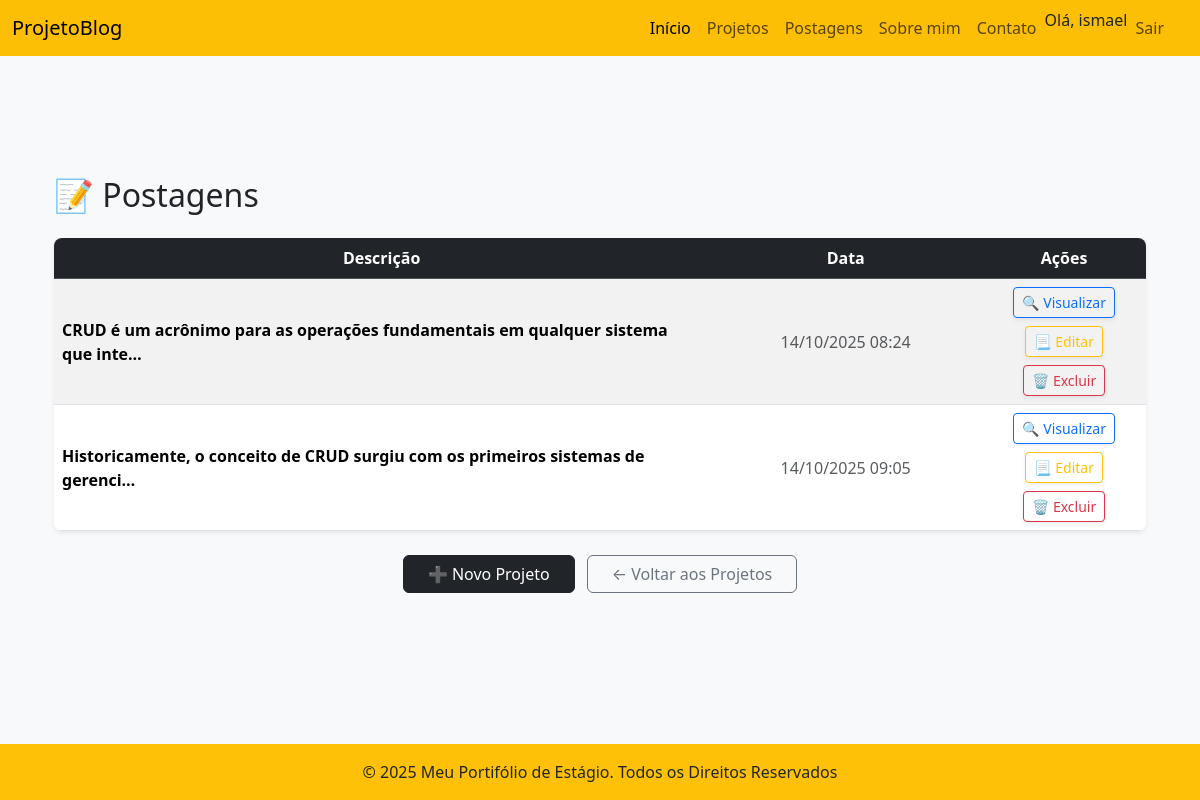
Page /postagens (signed in) on the committed database.
### app/models.py (models this page shows, shortened)
class Postagem(models.Model):
    projeto = models.ForeignKey(Projeto, on_delete=models.CASCADE, related_name='postagens')
    titulo = models.CharField(max_length=100)
    descricao = models.TextField()
    data_cadastro = models.DateTimeField(auto_now_add=True)
    data_atualizacao = models.DateField(auto_now=True)
    class Meta:
        verbose_name_plural = 'Postagens'

### app/views.py (the view)
# urls.py: path('postagens', views.postagens, name='postagens'),
@login_required
def postagens(request):
    postagens = Postagem.objects.order_by('data_cadastro')
    context = {'postagens': postagens}
    return render(request, 'meus_templates/postagens.html', context)

### app/templates/meus_templates/postagens.html
{% extends "meus_templates/base.html" %}
{% block content %}
<div class="container mt-5 pt-5">
  <h2 class="titulo-secao text-center mb-4">
    📝 Postagens
  </h2>
  {% if postagens %}
  <div class="table-responsive shadow-sm rounded-3">
    <table class="table table-striped table-hover align-middle mb-0">
      <thead class="table-dark text-center">
        <tr>
          <th scope="col" style="width: 60%">Descrição</th>
          <th scope="col" style="width: 25%">Data</th>
          <th scope="col" style="width: 15%">Ações</th>
        </tr>
      </thead>
      <tbody>
        {% for postagem in postagens %}
        <tr>
          <td class="fw-semibold">
            {{ postagem.descricao|truncatechars:80 }}
          </td>
          <td class="text-muted text-center">
            {{ postagem.data_cadastro|date:"d/m/Y H:i" }}
          </td>
          <td class="text-center">
            <div class="d-flex justify-content-center align-items-center gap-2 flex-wrap">
              <a href="{% url 'postagem' postagem.id %}"
                 class="btn btn-sm btn-outline-primary shadow-sm d-flex align-items-center gap-1">
                🔍 <span>Visualizar</span>
              </a>
              <a href="{% url 'editar_postagem' postagem.id %}"
                 class="btn btn-sm btn-outline-warning shadow-sm d-flex align-items-center gap-1">
                📃 <span>Editar</span>
              </a>
              <a href="{% url 'excluir_postagem' postagem.id %}"
                 class="btn btn-sm btn-outline-danger shadow-sm d-flex align-items-center gap-1">
                🗑️ <span>Excluir</span>
              </a>
            </div>
          </td>
        </tr>
        {% endfor %}
      </tbody>
    </table>
  </div>
  {% else %}
  <div class="alert alert-warning text-center mt-5 shadow-sm" role="alert">
    ⚠ Nenhuma postagem encontrada.
  </div>
  {% endif %}
  <div class="text-center mt-4">
    <a href="{% url 'novo_projeto' %}" class="btn btn-dark px-4 me-2">
      ➕ Novo Projeto
    </a>
    <a href="{% url 'projetos' %}" class="btn btn-outline-secondary px-4">
      ← Voltar aos Projetos
    </a>
  </div>
</div>
{% endblock content %}

### app/templates/meus_templates/base.html (shortened to what this page needs)
{% load static %}
<!DOCTYPE html>
<html lang="pt-br">
<head>
    <link rel="stylesheet" href="{% static 'blog_postagem/bootstrap.min.css' %}">
    <link rel="stylesheet" href="{% static 'css/style.css' %}">
</head>
<body class="bg-light">
    <nav class="navbar navbar-expand-lg navbar-bg-dark bg-warning fixed-top">
        <div class="container-fluid">
            <a class="navbar-brand" href="{% url 'index' %}">ProjetoBlog</a>
            <div class="offcanvas offcanvas-end bg-warning text-dark" tabindex="-1" id="offcanvasDarkNavbar"
                aria-labelledby="offcanvasDarkNavbarLabel">
                <div class="offcanvas-body">
                    <ul class="navbar-nav justify-content-end flex-grow-1 pe-3">
                        <li class="nav-item"><a class="nav-link active" href="{% url 'index' %}">Início</a></li>
                        <li class="nav-item"><a class="nav-link" href="{% url 'projetos' %}">Projetos</a></li>
                        <li class="nav-item"><a class="nav-link" href="{% url 'postagens' %}">Postagens</a></li>
                        <li class="nav-item"><a class="nav-link" href="{% url 'sobre' %}">Sobre mim</a></li>
                        <li class="nav-item"><a class="nav-link" href="{% url 'contato' %}">Contato</a></li>
                        {% if user.is_authenticated %}
                            Olá, {{ user.username }}
                            <li class="nav-item"><a class="nav-link" href="{% url 'logout' %}">Sair</a></li>
                        {% else %}
                            <li class="nav-item"><a class="nav-link" href="{% url 'registrar' %}">Registrar</a></li>
                            <li class="nav-item"><a class="nav-link" href="{% url 'login' %}">Entrar</a></li>
                        {% endif %}
                    </ul>
                </div>
            </div>
        </div>
    </nav>
    <main class="container">
        {% block content %}
        {% endblock content %}
    </main>
    <footer class="bg-warning text-dark text-center py-3 fixed-bottom">
        <p class="mb-0">&copy; 2025 Meu Portifólio de Estágio. Todos os Direitos Reservados</p>
    </footer>
</body>
</html>

### app/static/css/style.css (style rules this page uses)
body { font-size: 16px; background-color: rgb(230, 216, 216); }
main { padding-top: 80px; padding-bottom: 70px; }
a { text-decoration: none; color: inherit; }
.navbar .nav-link { padding: 8px 12px; border-radius: 5px; transition: background-color 0.3s, color 0.3s; }
.navbar { transition: background-color 0.3s; }
footer { transition: background-color 0.3s, color 0.3s; }
.titulo-secao { position: relative; display: inline-block; font-size: 2rem; cursor: pointer; transition: color 0.3s ease-in-out; }
.titulo-secao::after { content: ""; position: absolute; left: 0; bottom: -5px; width: 0; height: 3px; background-color: #e6ac00; transition: width 0.3s ease-in-out; }

### rows in the picture
Postagem: descricao "CRUD é um acrônimo para as operações fundamentais em qualquer sistema que inte…", data_cadastro "14/10/2025 08:24"
Postagem: descricao "Historicamente, o conceito de CRUD surgiu com os primeiros sistemas de gerenci…", data_cadastro "14/10/2025 09:05"

### other values in the picture
{{ user.username }} "ismael"
